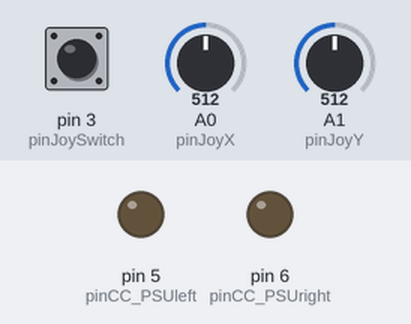
Recording of a sketch running on a simulated Arduino Uno, built with avr-gcc and run on an emulated ATmega328P. Parts: output pins drawn as LEDs (lit = HIGH). The inputs (shaded band) are chosen by the test bench; at power-on: A0 (pinJoyX) = 512, pin 3 (pinJoySwitch) HIGH, A1 (pinJoyY) = 512.

Above: at 1.2 s.
1.3 s: A0 (pinJoyX) set to 274
2.8 s: A0 (pinJoyX) set to 243
At 5.3 s:
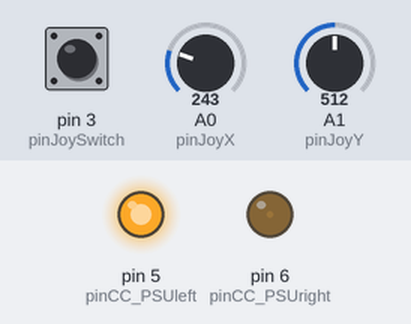
5.8 s: A0 (pinJoyX) set to 755
7.3 s: A0 (pinJoyX) set to 783
At 7.96 s:
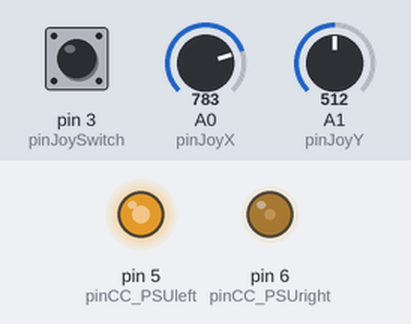
10.3 s: pin 3 (pinJoySwitch) pulled LOW for 0.15 s
At 11.5 s:
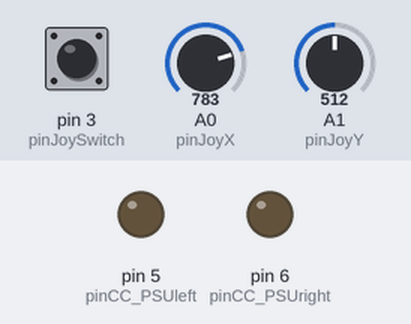
11.9 s: pin 3 (pinJoySwitch) pulled LOW for 1 s
At 14.1 s:
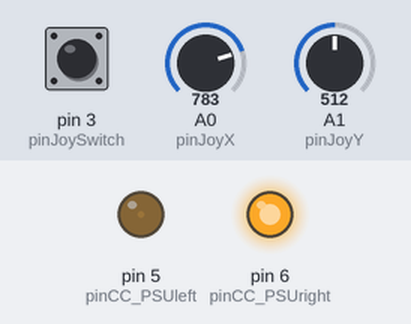
Timing chart, 0 to 15.6 s (numbered marks = the images above; inputs shaded):
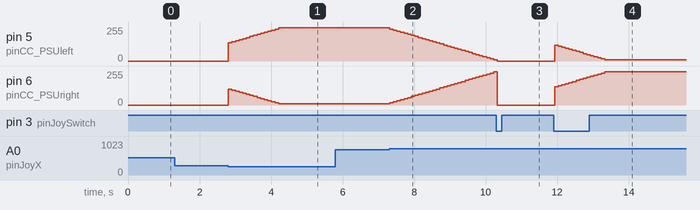

The sketch:

5a_COB_LED_light_with_joystick_colour_temperature_control.ino
```cpp
// Tutorial 5a. COB LED light with joystick colour temperature control

// Main parts: Adafruit Metro Mini, analog 2-axis joystick w. select button,
// CC-PSUs w. PWM dimming input, high-power LEDs (one 2700K, one 4000K)

// Variables that remain constant
const byte pinJoyX = A0; // Analog input pin from joystick x-axis
const byte pinJoyY = A1; // Analog input pin from joystick y-axis
const byte pinJoySwitch = 3; // Digital input pin from joystick select button
const byte pinCC_PSUleft = 5; // Digital output pin to CC-PSU (LED left)
const byte pinCC_PSUright = 6; // Digital output pin to CC-PSU (LED right)
const int dzJoyLow = 256; // Joystick dead zone low end
const int dzJoyHigh = 768; // Joystick dead zone high end
const int stepTime = 100; // Adjust for faster or slower PWM change
const byte changePWM = 8; // PWM change per step (2, 4, 8 or 16)
const byte minPWM = 8; // PWM minimum (2, 4, 8 or 16; must match changePWM)

// Variables that can change
int joyX; // Joystick potentiometer's x-axis tilt value
int joyY; // Joystick potentiometer's y-axis tilt value
byte lastSwitchState = HIGH; // Store joystick's switch state
bool lightOn = true; // Light is turned on at start
byte maxPWM = 0; // PWM maximum (will be calculated from changePWM)
int leftPWM = 128; // Default brightness
int rightPWM = 128; // Default brightness

void setup()
{
  // Initialise the joystick's switch pin with an internal pull-up resistor
  // so that the momentary switch is read as open (= HIGH) at start
  pinMode(pinJoySwitch, INPUT_PULLUP);

  // Calculate maximum possible PWM value from selected PWM change per step,
  // possible PWM values (8 bit) range from 0 - 255
  maxPWM = 256 - changePWM;
}

void loop()
{
  // The momentary switch is hardware debounced with a 1uF capacitor; no
  // debouncing code is necessary. See http://www.gammon.com.au/switches
  // Read the voltage from the momentary switch pin to see if something
  // has changed (was the button pressed or released?)
  byte switchState = digitalRead (pinJoySwitch);

  // Has the momentary switch state changed since the last time it was
  // checked (once every loop() iteration)?
  if (switchState != lastSwitchState)
  {
    // First, store the current switch state for the next time around
    lastSwitchState = switchState;

    // Next, test if the switch was closed (button pressed)
    if (switchState == LOW)

    { // If so, toggle the light from off to on
      lightOn = !lightOn;

      // Always turn back on at default brightness
      leftPWM = 128;
      rightPWM = 128;
    }
    // One could also add an else statement here, if one would want to
    // trigger something when the button was released (switch = HIGH)
  }

  // A call to this function continuously sets both LED's brightness
  // independently (once every loop() iteration) depending on the
  // joystick's tilt
  changeBrightness();

  // Slow PWM value updates a bit to allow for easier adjustment
  delay(stepTime);
}

void changeBrightness()
{
  // If the light is on
  if (lightOn)
  {
    // Read the joystick's tilt
    readJoystick();

    // If the joystick is tilted left
    if (joyX < dzJoyLow)
    {

      // And is somewhere in the PWM value matrix' quadrant 1 or 4
      if ((leftPWM < maxPWM) && (rightPWM > minPWM))
      {

        // Then change both PWM values accordingly
        leftPWM += changePWM;
        rightPWM -= changePWM;

        // And write them to both CC-PSUs
        setPWM(leftPWM, rightPWM);
      }
    }

    // If joystick is tilted right...
    if (joyX > dzJoyHigh)
    {
      if ((leftPWM > minPWM) && (rightPWM < maxPWM))
      {
        leftPWM -= changePWM;
        rightPWM += changePWM;
        setPWM(leftPWM, rightPWM);
      }
    }

    // If joystick is tilted up...
    if (joyY > dzJoyHigh)
    {
      if ((leftPWM < maxPWM) && (rightPWM < maxPWM))
      {
        leftPWM += changePWM;
        rightPWM += changePWM;
        setPWM(leftPWM, rightPWM);
      }
    }

    // If joystick is tilted down...
    if (joyY < dzJoyLow)
    {
      if ((leftPWM > minPWM) && (rightPWM > minPWM))
      {
        leftPWM -= changePWM;
        rightPWM -= changePWM;
        setPWM(leftPWM, rightPWM);
      }
    }
  }

  // If the switch was pressed while the light was on, turn the light off
  else
  {
    setPWM(0, 0);
  }
}

void readJoystick()
{
  // Read the joystick's x and y axes potentiometer values. In this case,
  // when the joystick is centered, x reads 497 and y reads 509; these
  // values differ for each joystick (never exactly 512)
  joyX = analogRead(pinJoyX);
  joyY = analogRead(pinJoyY);
}

void setPWM(int leftPWM, int rightPWM)
{
  // Update both CC-PSU PWM values (= change both LED's brightness)
  analogWrite(pinCC_PSUleft, leftPWM);
  analogWrite(pinCC_PSUright, rightPWM);
}
```

Measured:
- the behaviour switches between 256 and 255 on A0 (pinJoyX) (found by bisection; images 0 and 1)
- the behaviour switches between 768 and 769 on A0 (pinJoyX) (found by bisection; images 1 and 2)
- after the input at 1.3 s, every drawn part: stays the same
- after the input at 2.8 s, pin 5 (pinCC_PSUleft): moves from 0/255 to 248/255 over 1.4 s, starting at once; pin 6 (pinCC_PSUright): 0/255 → 120/255 at once, → 112/255 0.10 s later, → 104/255 0.10 s later, → 96/255 0.10 s later, … (15 changes in this stretch)
- after the input at 5.8 s, every drawn part: stays the same
- after the input at 7.3 s, pin 5 (pinCC_PSUleft): moves from 248/255 to 8/255 over 2.9 s, starting at once; pin 6 (pinCC_PSUright): moves from 8/255 to 248/255 over 2.9 s, starting at once
- after the input at 10.3 s, pin 5 (pinCC_PSUleft): 8/255 → 0/255 at once; pin 6 (pinCC_PSUright): 248/255 → 0/255 at once
- after the input at 11.9 s, pin 5 (pinCC_PSUleft): 0/255 → 120/255 at once, → 112/255 0.10 s later, → 104/255 0.10 s later, → 96/255 0.10 s later, … (15 changes in this stretch); pin 6 (pinCC_PSUright): moves from 0/255 to 248/255 over 1.4 s, starting at once
